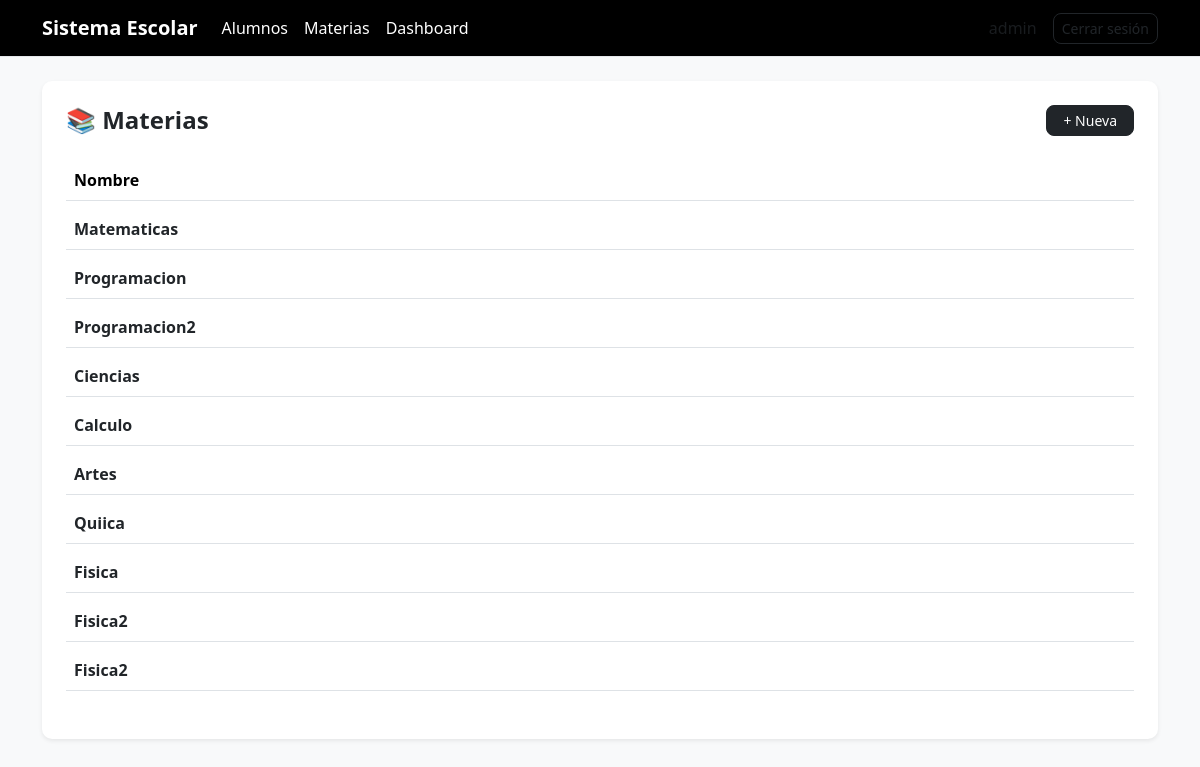
The page /alumnos/materias/ (signed in) on the database its author committed.
### alumnos/models.py (models this page shows, shortened)
class Materia(models.Model):
    nombre = models.CharField(max_length=100)
    clave = models.CharField(max_length=20)
    profesor = models.CharField(max_length=100)

### alumnos/views.py (the view)
# urls.py: path('materias/', views.lista_materias, name='lista_materias'),
@login_required
def lista_materias(request):
    materias = Materia.objects.all()
    return render(request, 'alumnos/lista_materias.html', {'materias': materias})

### alumnos/templates/alumnos/lista_materias.html
{% extends 'base.html' %}
{% block content %}
<div class="card p-4 shadow-sm">
    <div class="d-flex justify-content-between align-items-center mb-3">
        <h4 class="mb-0 fw-semibold">
            📚 Materias
        </h4>
        {% if perms.alumnos.add_materia %}
        <a href="/alumnos/materias/crear/"
           class="btn btn-dark btn-sm px-3">
            + Nueva
        </a>
        {% endif %}
    </div>
    <div class="table-responsive">
        <table class="table align-middle table-hover">
            <thead class="text-muted">
                <tr>
                    <th>Nombre</th>
                </tr>
            </thead>
            <tbody>
                {% for materia in materias %}
                <tr class="fila-hover">
                    <td class="fw-semibold text-dark">
                        {{ materia.nombre }}
                    </td>
                </tr>
                {% empty %}
                <tr>
                    <td class="text-center text-muted">
                        No hay materias registradas
                    </td>
                </tr>
                {% endfor %}
            </tbody>
        </table>
    </div>
</div>
{% endblock %}

### alumnos/templates/base.html (shortened to what this page needs)
<!DOCTYPE html>
<html lang="es">
<head>
    <link href="https://cdn.jsdelivr.net/npm/bootstrap@5.3.7/dist/css/bootstrap.min.css" rel="stylesheet">
</head>
<body>
{% if user.is_authenticated %}
<nav class="navbar navbar-expand-lg">
    <div class="container">
        <a class="navbar-brand" href="/alumnos/">
            Sistema Escolar
        </a>
        <div class="collapse navbar-collapse">
            <ul class="navbar-nav me-auto">
                {% if perms.alumnos.view_alumno %}
                <li class="nav-item">
                    <a class="nav-link" href="/alumnos/">
                        Alumnos
                    </a>
                </li>
                {% endif %}
                {% if perms.alumnos.view_materia %}
                <li class="nav-item">
                    <a class="nav-link" href="/alumnos/materias/">
                        Materias
                    </a>
                </li>
                {% endif %}
                <li class="nav-item">
                    <a class="nav-link" href="/alumnos/dashboard/">
                        Dashboard
                    </a>
                </li>
            </ul>
            <span class="me-3 text-muted">
                {{ request.user.username }}
            </span>
            <a href="/logout/" class="btn btn-outline-dark btn-sm">
                Cerrar sesión
            </a>
        </div>
    </div>
</nav>
{% endif %}
<div class="container mt-4">
    {% block content %}
    {% endblock %}
</div>
</body>
</html>

### alumnos/templates/base.html (style rules this page uses)
body { background-color: #f8f9fa; }
.navbar { background-color: black; border-bottom: 1px solid #e5e7eb; }
.navbar-brand { font-weight: bold; color: white; }
.nav-link { color: white; }
.card { border: none; border-radius: 10px; }
.btn { border-radius: 8px; }
.table { border-collapse: separate; border-spacing: 0 8px; }
.table tr { background-color: white; border-radius: 8px; }

### rows shown on the page
Materia: nombre "Matematicas"
Materia: nombre "Programacion"
Materia: nombre "Programacion2"
Materia: nombre "Ciencias"
Materia: nombre "Calculo"
Materia: nombre "Artes"
Materia: nombre "Quiica"
Materia: nombre "Fisica"
Materia: nombre "Fisica2"
Materia: nombre "Fisica2"

### other values the page prints
{{ request.user.username }} "admin"
